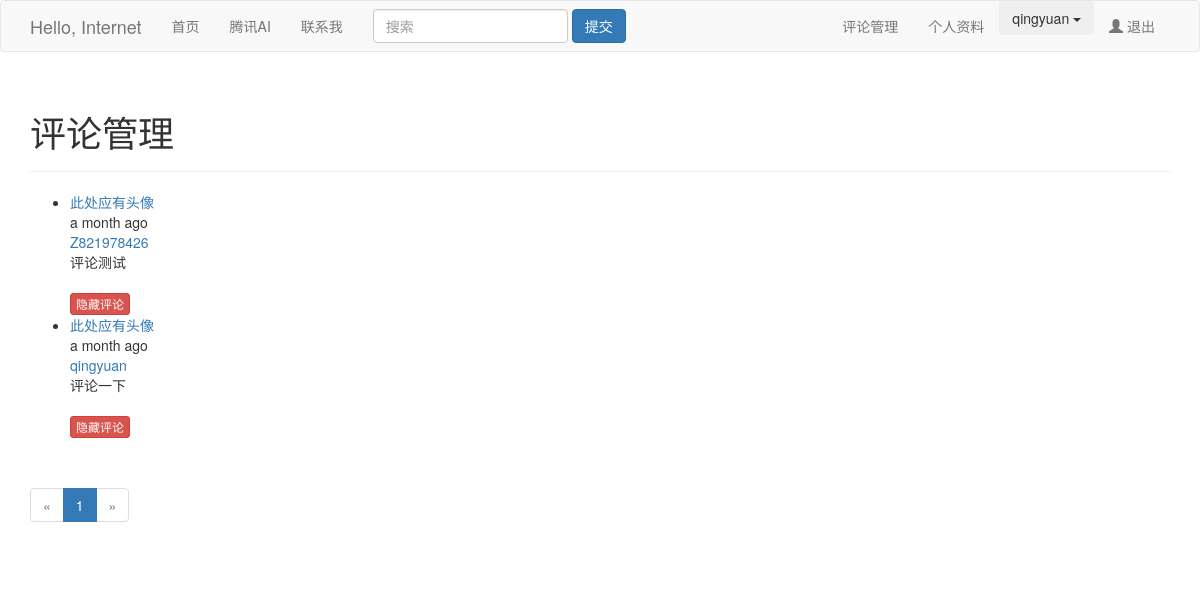
The app's page /moderate (signed in) with its own data.
### app/models.py (models this page shows, shortened)
class User(UserMixin, db.Model):
    __tablename__ = 'users'
    id = db.Column(db.Integer, primary_key=True)
    email = db.Column(db.String(64), unique=True, index=True)   #使用邮箱登录
    username = db.Column(db.String(64), unique=True, index=True)
    password_hash = db.Column(db.String(128))
    confirmed = db.Column(db.Boolean, default=False)
    name = db.Column(db.String(64))
    location = db.Column(db.String(64))
    about_me = db.Column(db.Text())
    member_since = db.Column(db.DateTime(), default=datetime.utcnow)
    last_seen = db.Column(db.DateTime(), default=datetime.utcnow)
    role_id = db.Column(db.Integer, db.ForeignKey('roles.id'))
    posts = db.relationship('Post', backref='author', lazy='dynamic')
    followed = db.relationship('Follow',
                               foreign_keys=[Follow.follower_id],
                               backref=db.backref('follower', lazy='joined'),
                               lazy='dynamic',
                               cascade='all, delete-orphan')
    followers = db.relationship('Follow',
                                foreign_keys=[Follow.followed_id],
                                backref=db.backref('followed', lazy='joined'),
                                lazy='dynamic',
                                cascade='all, delete-orphan')
    comments = db.relationship('Comment', backref='author', lazy='dynamic')
    def can(self, permissions):
        return self.role is not None and \
               (self.role.permissions & permissions) == permissions
    @property
    def password(self):
        raise AttributeError('密码不可读')  #不可读取密码
    def ping(self):
        self.last_seen = datetime.utcnow()
        db.session.add(self)

class Comment(db.Model):
    __tablename__ = 'comments'
    id = db.Column(db.Integer, primary_key=True)
    body = db.Column(db.Text)
    body_html = db.Column(db.Text)
    timestamp = db.Column(db.DateTime, index=True, default=datetime.utcnow)
    disabled = db.Column(db.Boolean)    #查禁不当评论
    author_id = db.Column(db.Integer, db.ForeignKey('users.id'))
    post_id = db.Column(db.Integer, db.ForeignKey('posts.id'))

### app/main/views.py (the view)
@main.route('/moderate')
@login_required
@permission_required(Permission.MODERATE_COMMIT)
def moderate():
    page = request.args.get('page', 1, type=int)
    pagination = Comment.query.order_by(Comment.timestamp.desc()).paginate(
        page, per_page=current_app.config['FLASKY_COMMENTS_PER_PAGE'],
        error_out=False)
    comments = pagination.items
    return render_template('moderate.html', comments=comments,
                           pagination=pagination, page=page)

### app/auth/views.py (called while the page is built)
@auth.before_app_request
def before_request():
    if current_user.is_authenticated:
        current_user.ping()
        if not current_user.confirmed \
            and request.endpoint[:5] != 'auth.'\
        and request.endpoint != 'static':
            return redirect(url_for('auth.unconfirmed'))

### app/main/__init__.py (called while the page is built)
@main.app_context_processor
def inject_permissions():
    return dict(Permission=Permission)

### app/models.py (called while the page is built)
@login_manager.user_loader
def load_user(user_id):
    return User.query.get(int(user_id))

### app/templates/moderate.html (shortened to what this page needs)
{% extends "base.html" %}
{% import "_macros.html" as macros %}
{% block page_content %}
<div class="page-header">
    <h1>评论管理</h1>
</div>
{% set moderate = True %}
{% include '_comments.html' %}
{% if pagination %}
<div class="pagination">
    {{ macros.pagination_widget(pagination, '.moderate') }}
</div>
{% endif %}
{% endblock %}

### app/templates/base.html (shortened to what this page needs)
{% extends "bootstrap/base.html" %}
{% block head %}
{{ super() }}
{% endblock %}
{% block navbar %}
<div class="navbar navbar-default" role="navigation">
        <div class="container">
        <div class="navbar-header">
            <a class="navbar-brand" href="/">Hello, Internet</a>
        </div>
        <div class="navbar-collapse collapse">
            <ul class="nav navbar-nav">
                <li><a href="/">首页</a></li>
                <li><a href="{{ url_for('ai.form') }}">腾讯AI</a></li>
                <li><a href="{{ url_for('main.about') }}">联系我</a></li>
            </ul>
            <form class="navbar-form navbar-left" role="search" >
                <div class="form-group">
                <input type="text" class="form-control" placeholder="搜索" >
                </div>
                <button type="submit" class="btn btn-primary" >提交</button>
            </form>
            <ul class="nav navbar-nav navbar-right">
                {% if current_user.can(Permission.MODERATE_COMMIT) %}
                    <li><a href="{{ url_for('main.moderate') }}">评论管理</a></li>
                {% endif %}
                {% if current_user.is_authenticated %}
                <li><a href="{{ url_for('main.user', username=current_user.username) }}"> 个人资料 </a></li>
                <li class="dropdown">
	                <button type="button" class="btn dropdown-toggle" id="dropdownMenu1"
                            data-toggle="dropdown">{{ current_user.username }}
	                <span class="caret"></span>
	                </button>
                </li>
                <li><a href="{{ url_for('auth.logout') }}"><span class="glyphicon glyphicon-user"></span> 退出</a></li>
                {% else %}
                <li><a href="{{ url_for('auth.login') }}"><span class="glyphicon glyphicon-log-in"></span> 登录/注册</a></li>
                {% endif %}
            </ul>
        </div>
    </div>
</div>
{% endblock %}
{% block content %}
<div class="container">
    {% block page_content %}{% endblock %}
</div>
{% endblock %}

### app/templates/_comments.html (shortened to what this page needs)
<ul class="comments">
    {% for comment in comments %}
    <li class="comment">
        <div class="comment-thumbnail">
            <a href="{{ url_for('.user', username=comment.author.username) }}">此处应有头像</a>
        </div>
        <div class="comment-content">
            <div class="comment-date">{{ moment(comment.timestamp).fromNow() }}</div>
            <div class="comment-author"><a href="{{ url_for('.user', username=comment.author.username) }}">{{ comment.author.username }}</a></div>
            <div class="comment-body">
                {% if moderate or not comment.disabled %}
                    {% if comment.body_html %}
                        {{ comment.body_html | safe }}
                    {% else %}
                        {{ comment.body }}
                    {% endif %}
                {% endif %}
            </div>
            {% if moderate %}
                <br>
                {% if comment.disabled %}
                <a class="btn btn-default btn-xs" href="{{ url_for('.moderate_enable', id=comment.id, page=page) }}">显示评论</a>
                {% else %}
                <a class="btn btn-danger btn-xs" href="{{ url_for('.moderate_disable', id=comment.id, page=page) }}">隐藏评论</a>
                {% endif %}
            {% endif %}
        </div>
    </li>
    {% endfor %}
</ul>

### records on screen
User: username "qingyuan"
Comment: timestamp "a month ago", author.username "Z821978426", body_html "评论测试"
Comment: timestamp "a month ago", author.username "qingyuan", body_html "评论一下"

### other values on screen
{{ p }} "1"
